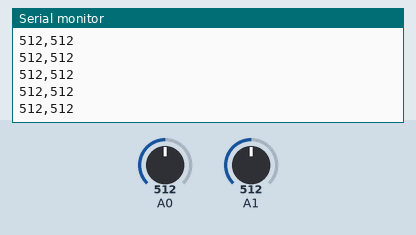
A sketch run on a simulated Arduino Uno, built with avr-gcc and run on an emulated ATmega328P. Shown: the last lines printed to the serial monitor. Inputs (shaded band) come from the test bench; at power-on: A0 = 512, A1 = 512.

Above: at 1.2 s.
1.3 s: A0 set to 982
At 1.8 s:
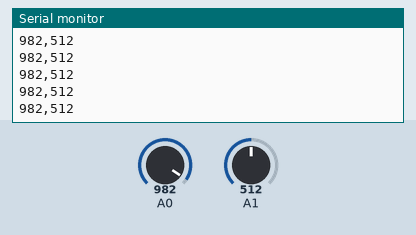
2.8 s: A0 set to 1013
At 3.6 s:
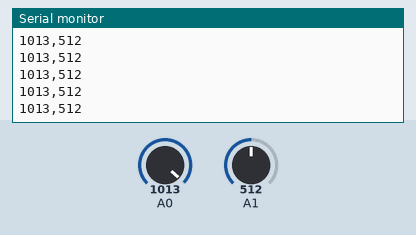
Timing chart, 0 to 5.8 s (numbered marks = the images above; inputs shaded):
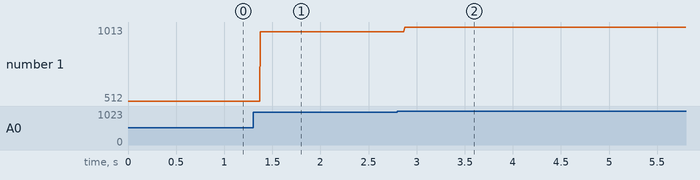

Measured:
- after the input at 1.3 s, the serial monitor: prints a new line after 0.08 s (image 1)
- after the input at 2.8 s, the serial monitor: prints a new line after 0.07 s (image 2)
- plotted number 1: 512 → 982 after the input at 1.3 s, 982 → 1013 after the input at 2.8 s

The sketch:

arduinoSend.ino
```cpp
/*
 *  arduinoSend - read two potentiometers and send them out the serial port using print()
 *
 *  Circuit - two potentiometers, one each on A0 and A1
 *
 *  Created 9/22/16 by Michael Shiloh. Based on ideas from
 *  https://itp.nyu.edu/physcomp/labs/labs-serial-communication/serial-output-from-an-arduino/
 *  by Tom Igoe
 *
 *  modifications
 *
 *  This code is in the public domain
*/

void setup() {
  Serial.begin(9600);
}

void loop() {

  // Read the two potentiometers
  int pot0 = analogRead(A0);
  int pot1 = analogRead(A1);

  Serial.print(pot0); // send the value of the first potentiometer
  Serial.print(",");  // comma separates the two
  Serial.print(pot1); // send the valuse of the second potentiometer

  Serial.println();   // newline signifies the end of the message
}
```
